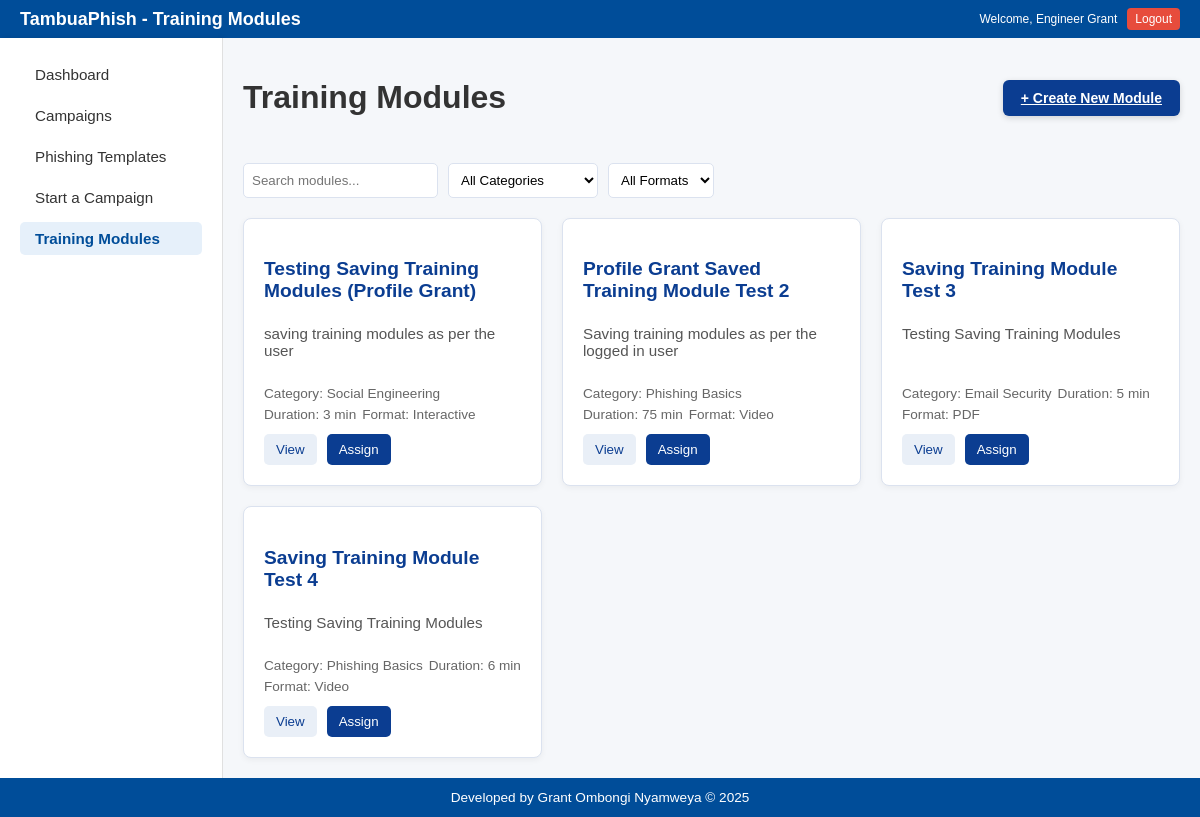
The app's page /training-modules (signed in) with its own data.
### models.py (models this page shows)
class TrainingModule(db.Model):
    id = db.Column(db.Integer, primary_key=True)
    title = db.Column(db.String(150), nullable=False)
    description = db.Column(db.Text, nullable=False)
    category = db.Column(db.String(100), nullable=False)
    format = db.Column(db.String(50), nullable=False)
    duration = db.Column(db.Integer, nullable=False)
    content = db.Column(db.Text, nullable=False)  # stores links/materials
    created_at = db.Column(db.DateTime, default=datetime.utcnow)
    user_id = db.Column(db.Integer, db.ForeignKey('user.id'), nullable=False)
    user = db.relationship("User", back_populates="modules")

### routes.py (the view)
@routes_bp.route('/training-modules')
def training_modules():
    if 'username' not in session or 'user_id' not in session:
        return redirect(url_for('routes.login'))
    user = User.query.filter_by(username=session['username']).first()
    modules = TrainingModule.query.filter_by(user_id=session['username']).all()
    return render_template(
        'training_modules.html',
        username=session['username'],
        modules=modules
    )

### templates/training_modules.html (shortened to what this page needs)
<!DOCTYPE html>
<html lang="en">
<head>
  <link rel="stylesheet" href="{{ url_for('static', filename='training_modules.css') }}"/>
</head>
<body>
  <header class="main-header">
    <div class="header-left">
      <h1>TambuaPhish - Training Modules</h1>
    </div>
    <div class="header-right">
      <p>Welcome, {{ username }}</p>
      <a href="/logout" class="logout-button">Logout</a>
    </div>
  </header>
  <div class="dashboard-wrapper">
    <aside class="sidebar">
      <nav>
        <ul>
          <li><a href="{{url_for('routes.dashboard')}}">Dashboard</a></li>
          <li><a href="{{url_for('routes.campaigns')}}">Campaigns</a></li>
          <li><a href="{{url_for('routes.phishing_templates')}}">Phishing Templates</a></li>
          <li><a href="{{url_for('routes.start_a_campaign')}}">Start a Campaign</a></li>
          <li><a href="{{url_for('routes.training_modules')}}" class="active">Training Modules</a></li>
        </ul>
      </nav>
    </aside>
    <main class="main-content">
      <div class="modules-header">
        <h1>Training Modules</h1>
        <a href="{{ url_for('routes.create_training_module') }}" class="btn-create">+ Create New Module</a>
      </div>
      <div class="filters">
        <input type="text" id="searchInput" placeholder="Search modules...">
        <select id="categoryFilter">
          <option value="">All Categories</option>
        </select>
        <select id="formatFilter">
          <option value="">All Formats</option>
        </select>
      </div>
      <div id="moduleList" class="modules-grid">
        {% for module in modules %}
        <div class="module-card" data-category="{{ module.category }}" data-format="{{ module.format }}">
          <h3>{{ module.title }}</h3>
          <p>{{ module.description }}</p>
          <div class="tags">
            <span>Category: {{ module.category }}</span>
            <span>Duration: {{ module.duration }} min</span>
            <span>Format: {{ module.format }}</span>
          </div>
          <div class="card-actions">
            <button class="secondary-btn">View</button>
            <button class="primary-btn">Assign</button>
          </div>
        </div>
        {% endfor %}
      </div>
    </main>
  </div>
  <footer>
    <p>Developed by Grant Ombongi Nyamweya &copy; 2025</p>
  </footer>
</body>
</html>

### static/training_modules.css (style rules this page uses)
body { margin: 0; font-family: Arial, sans-serif; background-color: #f2f7fb; color: #333; display: flex; flex-direction: column; min-height: 100vh; }
.dashboard-wrapper { display: flex; flex-grow: 1; }
.sidebar { width: 182px; background-color: #ffffff; padding: 20px; box-shadow: 2px 0 5px rgba(0, 0, 0, 0.1); border-right: 1px solid #e0e0e0; flex-shrink: 0; }
.sidebar nav ul { list-style: none; padding: 0; margin: 0; }
.sidebar nav ul li { margin-bottom: 8px; }
.sidebar nav ul li a { text-decoration: none; color: #333; display: block; padding: 8px 15px; border-radius: 5px; transition: background-color 0.3s ease, color 0.3s ease; font-size: 0.95rem; }
.sidebar nav ul li a:hover, .sidebar nav ul li a.active { background-color: #e6f0fa; color: #004d99; font-weight: bold; }
.main-header { display: flex; justify-content: space-between; align-items: center; background: #004d99; color: white; padding: 8px 20px; }
.header-left h1 { margin: 0; font-size: 18px; }
.header-right { display: flex; align-items: center; gap: 10px; font-size: 12px; }
.header-right p { margin: 0; }
.logout-button { background-color: #e74c3c; color: white; text-decoration: none; padding: 4px 8px; font-size: 12px; border-radius: 4px; transition: background-color 0.2s; }
.main-content { flex: 1; padding: 20px; background-color: #f5f7fa; display: flex; flex-direction: column; }
.modules-header { display: flex; justify-content: space-between; align-items: center; margin-bottom: 25px; }
.btn-create { background-color: #0b3d91; color: white; border: none; padding: 10px 18px; border-radius: 6px; cursor: pointer; font-size: 14px; font-weight: bold; box-shadow: 0px 2px 6px rgba(0,0,0,0.15); transition: background-color 0.2s ease-in-out; }
.filters { display: flex; flex-wrap: wrap; gap: 10px; margin-bottom: 20px; }
.filters input, .filters select { padding: 8px; border: 1px solid #dbe2ef; border-radius: 5px; background-color: white; }
.modules-grid { display: grid; grid-template-columns: repeat(auto-fill, minmax(280px, 1fr)); gap: 20px; }
.module-card { background-color: #fff; border: 1px solid #dbe2ef; border-radius: 8px; padding: 20px; box-shadow: 0 2px 6px rgba(0,0,0,0.05); display: flex; flex-direction: column; transition: transform 0.15s ease-in-out; }
.module-card h3 { font-size: 1.2rem; margin-bottom: 8px; color: #0b3d91; }
.module-card p { flex-grow: 1; font-size: 0.95rem; color: #555; }
.tags { font-size: 0.85rem; color: #666; display: flex; flex-wrap: wrap; gap: 6px; margin: 12px 0; }
.card-actions { display: flex; gap: 10px; }
.primary-btn { background-color: #0b3d91; color: #fff; border: none; padding: 8px 12px; border-radius: 5px; cursor: pointer; }
.secondary-btn { background-color: #e9eff7; color: #0b3d91; border: none; padding: 8px 12px; border-radius: 5px; cursor: pointer; }
footer { text-align: center; padding: 0.75rem 1rem; background-color: #004d99; color: white; margin-top: auto; }
footer p { font-size: 0.85rem; margin: 0; }

### records on screen
TrainingModule: title "Testing Saving Training Modules (Profile Grant)", description "saving training modules as per the user", category "Social Engineering", duration "3", format "Interactive"
TrainingModule: title "Profile Grant Saved Training Module Test 2", description "Saving training modules as per the logged in user", category "Phishing Basics", duration "75", format "Video"
TrainingModule: title "Saving Training Module Test 3", description "Testing Saving Training Modules", category "Email Security", duration "5", format "PDF"
TrainingModule: title "Saving Training Module Test 4", description "Testing Saving Training Modules", category "Phishing Basics", duration "6", format "Video"

### other values on screen
{{ username }} "Engineer Grant"
